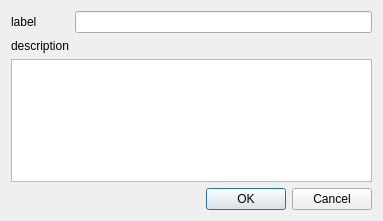
<?xml version="1.0" encoding="UTF-8"?>
<ui version="4.0">
 <class>TypeCreationDialog</class>
 <widget class="QDialog" name="TypeCreationDialog">
  <property name="geometry">
   <rect>
    <x>0</x>
    <y>0</y>
    <width>383</width>
    <height>221</height>
   </rect>
  </property>
  <property name="windowTitle">
   <string>Dialog</string>
  </property>
  <layout class="QGridLayout" name="gridLayout">
   <item row="0" column="0">
    <widget class="QLabel" name="label">
     <property name="text">
      <string>label</string>
     </property>
    </widget>
   </item>
   <item row="0" column="1">
    <widget class="QLineEdit" name="labelEdit"/>
   </item>
   <item row="1" column="0">
    <widget class="QLabel" name="label_2">
     <property name="text">
      <string>description</string>
     </property>
    </widget>
   </item>
   <item row="2" column="0" colspan="2">
    <widget class="QPlainTextEdit" name="descriptionEdit"/>
   </item>
   <item row="3" column="0" colspan="2">
    <widget class="QDialogButtonBox" name="buttonBox">
     <property name="orientation">
      <enum>Qt::Horizontal</enum>
     </property>
     <property name="standardButtons">
      <set>QDialogButtonBox::Cancel|QDialogButtonBox::Ok</set>
     </property>
    </widget>
   </item>
  </layout>
 </widget>
 <resources/>
 <connections>
  <connection>
   <sender>buttonBox</sender>
   <signal>rejected()</signal>
   <receiver>TypeCreationDialog</receiver>
   <slot>reject()</slot>
   <hints>
    <hint type="sourcelabel">
     <x>316</x>
     <y>260</y>
    </hint>
    <hint type="destinationlabel">
     <x>286</x>
     <y>274</y>
    </hint>
   </hints>
  </connection>
 </connections>
</ui>
